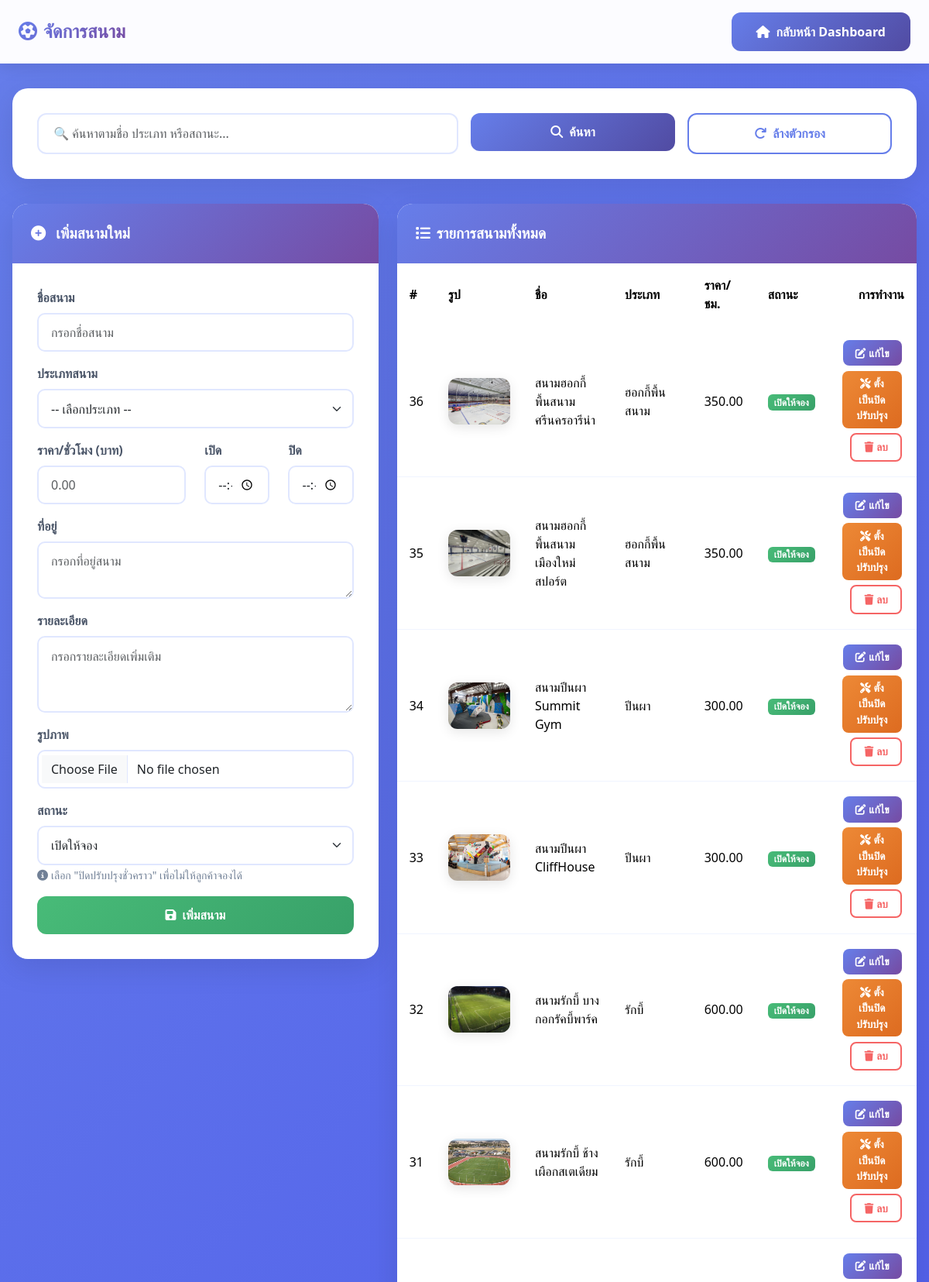
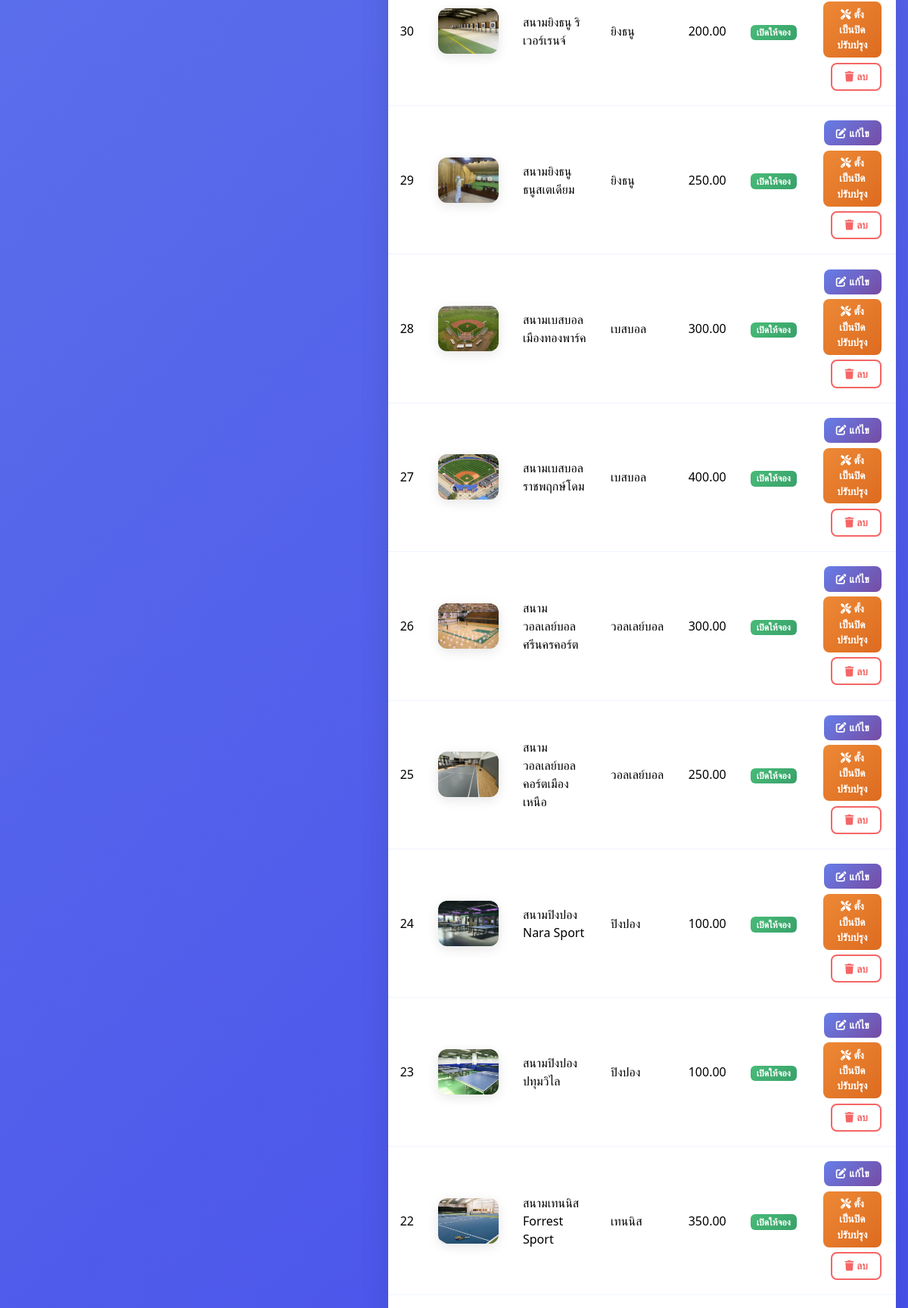
The app's page /admin_venues.php (signed in, upper part) with its own data (2 pictures, top to bottom).
### tables this page shows
CREATE TABLE `tbl_venue` (
  `VenueID` int(11) NOT NULL AUTO_INCREMENT,  
  `VenueName` varchar(255) NOT NULL,
  `VenueTypeID` int(11) NOT NULL,
  `Description` text DEFAULT NULL,
  `Address` text DEFAULT NULL,
  `PricePerHour` decimal(10,2) NOT NULL,
  `TimeOpen` time DEFAULT NULL,
  `TimeClose` time DEFAULT NULL,
  `Status` varchar(50) NOT NULL DEFAULT 'available',
  `ImageURL` varchar(255) DEFAULT NULL,
  PRIMARY KEY (`VenueID`)  
);

CREATE TABLE `tbl_venue_type` (
  `VenueTypeID` int(11) NOT NULL AUTO_INCREMENT,  
  `TypeName` varchar(255) NOT NULL,
  PRIMARY KEY (`VenueTypeID`)  
);

### admin_venues.php (the view, shortened to what this page needs)
<?php
include 'db_connect.php';
$editing = false;
$editRow = null;
$venues = [];
$search = isset($_GET['q']) ? trim($_GET['q']) : '';
if ($search !== '') {
    $like = '%' . $search . '%';
    $stmt = $conn->prepare("SELECT v.*, t.TypeName FROM Tbl_Venue v
        JOIN Tbl_Venue_Type t ON v.VenueTypeID = t.VenueTypeID
        WHERE v.VenueName LIKE ? OR t.TypeName LIKE ? OR v.Status LIKE ?
        ORDER BY v.VenueID DESC");
    $stmt->bind_param("sss", $like, $like, $like);
    $stmt->execute();
    $venues = $stmt->get_result()->fetch_all(MYSQLI_ASSOC);
    $stmt->close();
} else {
    $sql = "SELECT v.*, t.TypeName FROM Tbl_Venue v
            JOIN Tbl_Venue_Type t ON v.VenueTypeID = t.VenueTypeID
            ORDER BY v.VenueID DESC";
    if ($res = $conn->query($sql)) {
        $venues = $res->fetch_all(MYSQLI_ASSOC);
    }
}
function h($s) { return htmlspecialchars($s ?? '', ENT_QUOTES, 'UTF-8'); }
?>
<!DOCTYPE html>
<html lang="th">
<head>
<link href="https://cdn.jsdelivr.net/npm/bootstrap@5.3.2/dist/css/bootstrap.min.css" rel="stylesheet">
<link rel="stylesheet" href="https://cdnjs.cloudflare.com/ajax/libs/font-awesome/6.4.0/css/all.min.css">
</head>
<body>
<div class="navbar-modern">
    <div class="container-fluid px-4">
        <div class="d-flex justify-content-between align-items-center">
            <h1 class="navbar-brand-modern mb-0">
                <i class="fas fa-futbol me-2"></i>จัดการสนาม
            </h1>
            <a href="dashboard.php" class="btn btn-primary-modern btn-modern">
                <i class="fas fa-home me-2"></i>กลับหน้า Dashboard
            </a>
        </div>
    </div>
</div>
<div class="container-main">
    <div class="search-card">
        <form class="row g-3" method="get" action="admin_venues.php">
            <div class="col-md-6">
                <input type="text" name="q" class="form-control search-input" placeholder="🔍 ค้นหาตามชื่อ ประเภท หรือสถานะ..." value="<?= h($search) ?>">
            </div>
            <div class="col-md-3">
                <button type="submit" class="btn btn-primary-modern btn-modern w-100">
                    <i class="fas fa-search me-2"></i>ค้นหา
                </button>
            </div>
            <div class="col-md-3">
                <a href="admin_venues.php" class="btn btn-outline-modern btn-modern w-100">
                    <i class="fas fa-redo me-2"></i>ล้างตัวกรอง
                </a>
            </div>
        </form>
    </div>
    <div class="row">
        <div class="col-lg-5">
            <div class="card-modern">
                <div class="card-header-modern">
                    <i class="fas <?= $editing ? 'fa-edit' : 'fa-plus-circle' ?> me-2"></i>
                    <?= $editing ? 'แก้ไขสนาม #' . (int)$editRow['VenueID'] : 'เพิ่มสนามใหม่' ?>
                </div>
                <div class="card-body-modern">
                    <form action="venue_save.php" method="post" enctype="multipart/form-data">
                        <div class="mb-3">
                            <label class="form-label-modern">ชื่อสนาม</label>
                            <input type="text" name="VenueName" class="form-control form-control-modern" required value="<?= h($editRow['VenueName'] ?? '') ?>" placeholder="กรอกชื่อสนาม">
                        </div>
                        <div class="mb-3">
                            <label class="form-label-modern">ประเภทสนาม</label>
                            <select name="VenueTypeID" class="form-select form-select-modern" required>
                                <option value="">-- เลือกประเภท --</option>
                            </select>
                        </div>
                        <div class="row">
                          <div class="col-md-6 mb-3">
                              <label class="form-label-modern">ราคา/ชั่วโมง (บาท)</label>
                              <input type="number" min="0" step="0.01" name="PricePerHour" class="form-control form-control-modern" required value="<?= h($editRow['PricePerHour'] ?? '') ?>" placeholder="0.00">
                          </div>
                          <div class="col-md-3 mb-3">
                              <label class="form-label-modern">เปิด</label>
                              <input type="time" name="TimeOpen" class="form-control form-control-modern" value="<?= h($editRow['TimeOpen'] ?? '') ?>">
                          </div>
                          <div class="col-md-3 mb-3">
                              <label class="form-label-modern">ปิด</label>
                              <input type="time" name="TimeClose" class="form-control form-control-modern" value="<?= h($editRow['TimeClose'] ?? '') ?>">
                          </div>
                        </div>
                        <div class="mb-3">
                            <label class="form-label-modern">ที่อยู่</label>
                            <textarea name="Address" class="form-control form-control-modern" rows="2" placeholder="กรอกที่อยู่สนาม"><?= h($editRow['Address'] ?? '') ?></textarea>
                        </div>
                        <div class="mb-3">
                            <label class="form-label-modern">รายละเอียด</label>
                            <textarea name="Description" class="form-control form-control-modern" rows="3" placeholder="กรอกรายละเอียดเพิ่มเติม"><?= h($editRow['Description'] ?? '') ?></textarea>
                        </div>
                        <div class="mb-3">
                            <label class="form-label-modern">รูปภาพ <?= $editing ? '(อัปโหลดใหม่เพื่อเปลี่ยน)' : '' ?></label>
                            <input type="file" name="ImageFile" accept="image/*" class="form-control form-control-modern">
                        </div>
                        <div class="mb-3">
                            <label class="form-label-modern">สถานะ</label>
                            <select name="Status" class="form-select form-select-modern">
                                <?php
                                $statuses = ['available' => 'เปิดให้จอง', 'maintenance' => 'ปิดปรับปรุงชั่วคราว', 'closed' => 'ปิดถาวร'];
                                $cur = $editing ? ($editRow['Status'] ?? 'available') : 'available';
                                foreach ($statuses as $value => $label):
                                ?>
                                  <option value="<?= $value ?>" <?= ($cur === $value ? 'selected' : '') ?>><?= $label ?></option>
                                <?php endforeach; ?>
                            </select>
                            <small class="form-text-modern">
                                <i class="fas fa-info-circle me-1"></i>เลือก "ปิดปรับปรุงชั่วคราว" เพื่อไม่ให้ลูกค้าจองได้
                            </small>
                        </div>
                        <button class="btn btn-submit">
                            <i class="fas fa-save me-2"></i><?= $editing ? 'บันทึกการแก้ไข' : 'เพิ่มสนาม' ?>
                        </button>
                    </form>
                </div>
            </div>
        </div>
        <div class="col-lg-7">
            <div class="card-modern">
                <div class="card-header-modern">
                    <i class="fas fa-list me-2"></i>รายการสนามทั้งหมด
                </div>
                <div class="p-0">
                    <div class="table-responsive">
                      <table class="table table-modern mb-0">
                        <thead>
                          <tr>
                            <th>#</th>
                            <th>รูป</th>
                            <th>ชื่อ</th>
                            <th>ประเภท</th>
                            <th>ราคา/ชม.</th>
                            <th>สถานะ</th>
                            <th class="text-end">การทำงาน</th>
                          </tr>
                        </thead>
                        <tbody>
<?php $i = count($venues); ?>
<?php foreach ($venues as $v): ?>
  <tr>
    <td><?= $i-- ?></td>
    <td>
      <?php if (!empty($v['ImageURL'])): ?>
        <img class="thumb" src="<?= h($v['ImageURL']) ?>" alt="">
      <?php endif; ?>
    </td>
    <td><?= h($v['VenueName']) ?></td>
    <td><?= h($v['TypeName']) ?></td>
    <td><?= number_format((float)$v['PricePerHour'], 2) ?></td>
    <td>
      <?php
        $map = ['available'=>'success', 'maintenance'=>'warning', 'closed'=>'secondary'];
        $label = ['available'=>'เปิดให้จอง', 'maintenance'=>'ปิดปรับปรุงชั่วคราว', 'closed'=>'ปิดถาวร'];
        $status = $v['Status'] ?? 'available';
      ?>
      <span class="badge badge-<?= $map[$status] ?? 'secondary' ?>-modern"><?= $label[$status] ?? h($status) ?></span>
    </td>
    <td class="text-end">
        <a class="btn btn-action btn-edit" href="admin_venues.php?id=<?= (int)$v['VenueID'] ?>">
            <i class="fas fa-edit me-1"></i>แก้ไข
        </a>
        <form action="venue_set_status.php" method="post" class="d-inline">
            <?php if (($v['Status'] ?? 'available') !== 'maintenance'): ?>
              <button class="btn btn-action btn-status-warning">
                  <i class="fas fa-tools me-1"></i>ตั้งเป็นปิดปรับปรุง
              </button>
            <?php endif; ?>
        </form>
        <form action="venue_delete.php" method="post" class="d-inline"
              onsubmit="return confirm('ยืนยันลบสนามนี้หรือไม่? การลบไม่สามารถกู้คืนได้');">
            <button class="btn btn-action btn-delete">
                <i class="fas fa-trash me-1"></i>ลบ
            </button>
        </form>
    </td>
  </tr>
<?php endforeach; ?>
                        </tbody>
                      </table>
                    </div>
                </div>
            </div>
        </div>
    </div>
</div>
</body>
</html>

### admin_venues.php (style rules this page uses)
* { margin: 0; padding: 0; box-sizing: border-box; }
body { font-family: 'Segoe UI', Tahoma, Geneva, Verdana, sans-serif; background: linear-gradient(135deg, #667eea 0%, #2B27ECFF 100%); min-height: 100vh; padding: 0; }
.navbar-modern { background: rgba(255, 255, 255, 0.98); backdrop-filter: blur(10px); box-shadow: 0 4px 20px rgba(0, 0, 0, 0.1); padding: 1rem 0; margin-bottom: 2rem; }
.navbar-brand-modern { font-size: 1.5rem; font-weight: 700; background: linear-gradient(135deg, #667eea 0%, #764ba2 100%); -webkit-background-clip: text; -webkit-text-fill-color: transparent; margin: 0; }
.container-main { max-width: 1400px; margin: 0 auto; padding: 0 1rem 2rem; }
.search-card { background: white; border-radius: 20px; padding: 2rem; box-shadow: 0 10px 40px rgba(0, 0, 0, 0.1); margin-bottom: 2rem; }
.search-input { border: 2px solid #e0e7ff; border-radius: 12px; padding: 0.8rem 1.2rem; transition: all 0.3s ease; }
.btn-modern { border: none; border-radius: 12px; padding: 0.8rem 2rem; font-weight: 600; transition: all 0.3s ease; }
.btn-primary-modern { background: linear-gradient(135deg, #667eea 0%, #514BA2FF 100%); color: white; }
.btn-outline-modern { background: white; color: #667eea; border: 2px solid #667eea; }
.card-modern { background: white; border: none; border-radius: 20px; box-shadow: 0 10px 40px rgba(0, 0, 0, 0.1); overflow: hidden; transition: all 0.3s ease; margin-bottom: 2rem; }
.card-header-modern { background: linear-gradient(135deg, #667eea 0%, #764ba2 100%); color: white; padding: 1.5rem; font-size: 1.2rem; font-weight: 700; border: none; }
.card-body-modern { padding: 2rem; }
.form-label-modern { font-weight: 600; color: #4a5568; margin-bottom: 0.5rem; display: block; }
.form-control-modern, .form-select-modern { border: 2px solid #e0e7ff; border-radius: 10px; padding: 0.7rem 1rem; transition: all 0.3s ease; width: 100%; }
textarea.form-control-modern { resize: vertical; }
.table-modern { background: white; margin: 0; }
.table-modern thead { background: linear-gradient(135deg, #667eea 0%, #764ba2 100%); color: white; }
.table-modern thead th { border: none; padding: 1rem; font-weight: 600; vertical-align: middle; }
.table-modern tbody tr { transition: all 0.3s ease; border-bottom: 1px solid #f0f4ff; }
.table-modern tbody td { padding: 1rem; vertical-align: middle; }
.thumb { width: 80px; height: 60px; object-fit: cover; border-radius: 12px; box-shadow: 0 4px 15px rgba(0, 0, 0, 0.1); transition: all 0.3s ease; cursor: pointer; }
.badge-success-modern { background: linear-gradient(135deg, #48bb78 0%, #38a169 100%); color: white; }
.btn-action { padding: 0.4rem 1rem; border-radius: 8px; font-size: 0.85rem; margin: 0.2rem; border: none; font-weight: 600; transition: all 0.3s ease; display: inline-block; }
.btn-edit { background: linear-gradient(135deg, #667eea 0%, #764ba2 100%); color: white; }
.btn-status-warning { background: linear-gradient(135deg, #ed8936 0%, #dd6b20 100%); color: white; }
.btn-delete { background: white; color: #f56565; border: 2px solid #f56565; }
.btn-submit { background: linear-gradient(135deg, #48bb78 0%, #38a169 100%); color: white; border: none; border-radius: 12px; padding: 0.8rem 2rem; font-weight: 700; width: 100%; transition: all 0.3s ease; font-size: 1rem; }
.form-text-modern { font-size: 0.875rem; color: #718096; margin-top: 0.25rem; }
.card-modern { animation: fadeIn 0.5s ease-out; }

### records on screen
tbl_venue: ImageURL (picture), VenueName "สนามฮอกกี้พื้นสนาม ศรีนครอารีน่า", VenueTypeID.TypeName "ฮอกกี้พื้นสนาม", PricePerHour "350.00", Status "เปิดให้จอง", shows "ตั้งเป็นปิดปรับปรุง"
tbl_venue: ImageURL (picture), VenueName "สนามฮอกกี้พื้นสนาม เมืองใหม่สปอร์ต", VenueTypeID.TypeName "ฮอกกี้พื้นสนาม", PricePerHour "350.00", Status "เปิดให้จอง", shows "ตั้งเป็นปิดปรับปรุง"
tbl_venue: ImageURL (picture), VenueName "สนามปีนผา Summit Gym", VenueTypeID.TypeName "ปีนผา", PricePerHour "300.00", Status "เปิดให้จอง", shows "ตั้งเป็นปิดปรับปรุง"
tbl_venue: ImageURL (picture), VenueName "สนามปีนผา CliffHouse", VenueTypeID.TypeName "ปีนผา", PricePerHour "300.00", Status "เปิดให้จอง", shows "ตั้งเป็นปิดปรับปรุง"
tbl_venue: ImageURL (picture), VenueName "สนามรักบี้ บางกอกรัคบี้พาร์ค", VenueTypeID.TypeName "รักบี้", PricePerHour "600.00", Status "เปิดให้จอง", shows "ตั้งเป็นปิดปรับปรุง"
tbl_venue: ImageURL (picture), VenueName "สนามรักบี้ ช้างเผือกสเตเดียม", VenueTypeID.TypeName "รักบี้", PricePerHour "600.00", Status "เปิดให้จอง", shows "ตั้งเป็นปิดปรับปรุง"
tbl_venue: ImageURL (picture), VenueName "สนามยิงธนู ริเวอร์เรนจ์", VenueTypeID.TypeName "ยิงธนู", PricePerHour "200.00", Status "เปิดให้จอง", shows "ตั้งเป็นปิดปรับปรุง"
tbl_venue: ImageURL (picture), VenueName "สนามยิงธนู ธนูสเตเดียม", VenueTypeID.TypeName "ยิงธนู", PricePerHour "250.00", Status "เปิดให้จอง", shows "ตั้งเป็นปิดปรับปรุง"
tbl_venue: ImageURL (picture), VenueName "สนามเบสบอล เมืองทองพาร์ค", VenueTypeID.TypeName "เบสบอล", PricePerHour "300.00", Status "เปิดให้จอง", shows "ตั้งเป็นปิดปรับปรุง"
tbl_venue: ImageURL (picture), VenueName "สนามเบสบอล ราชพฤกษ์โดม", VenueTypeID.TypeName "เบสบอล", PricePerHour "400.00", Status "เปิดให้จอง", shows "ตั้งเป็นปิดปรับปรุง"
tbl_venue: ImageURL (picture), VenueName "สนามวอลเลย์บอล ศรีนครคอร์ต", VenueTypeID.TypeName "วอลเลย์บอล", PricePerHour "300.00", Status "เปิดให้จอง", shows "ตั้งเป็นปิดปรับปรุง"
tbl_venue: ImageURL (picture), VenueName "สนามวอลเลย์บอล คอร์ตเมืองเหนือ", VenueTypeID.TypeName "วอลเลย์บอล", PricePerHour "250.00", Status "เปิดให้จอง", shows "ตั้งเป็นปิดปรับปรุง"
tbl_venue: ImageURL (picture), VenueName "สนามปิงปอง Nara Sport", VenueTypeID.TypeName "ปิงปอง", PricePerHour "100.00", Status "เปิดให้จอง", shows "ตั้งเป็นปิดปรับปรุง"
tbl_venue: ImageURL (picture), VenueName "สนามปิงปอง ปทุมวิไล", VenueTypeID.TypeName "ปิงปอง", PricePerHour "100.00", Status "เปิดให้จอง", shows "ตั้งเป็นปิดปรับปรุง"
tbl_venue: ImageURL (picture), VenueName "สนามเทนนิส Forrest Sport", VenueTypeID.TypeName "เทนนิส", PricePerHour "350.00", Status "เปิดให้จอง", shows "ตั้งเป็นปิดปรับปรุง"

### other values on screen
form field Status "เปิดให้จอง"
